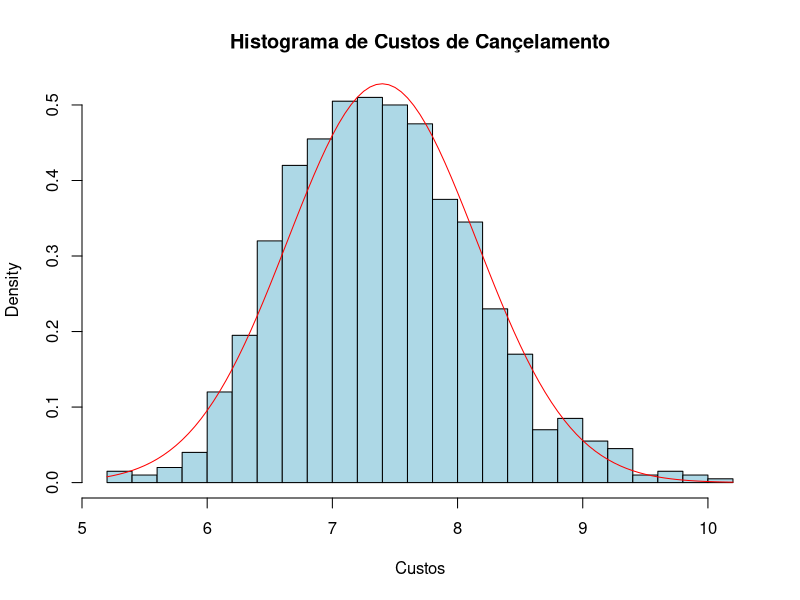
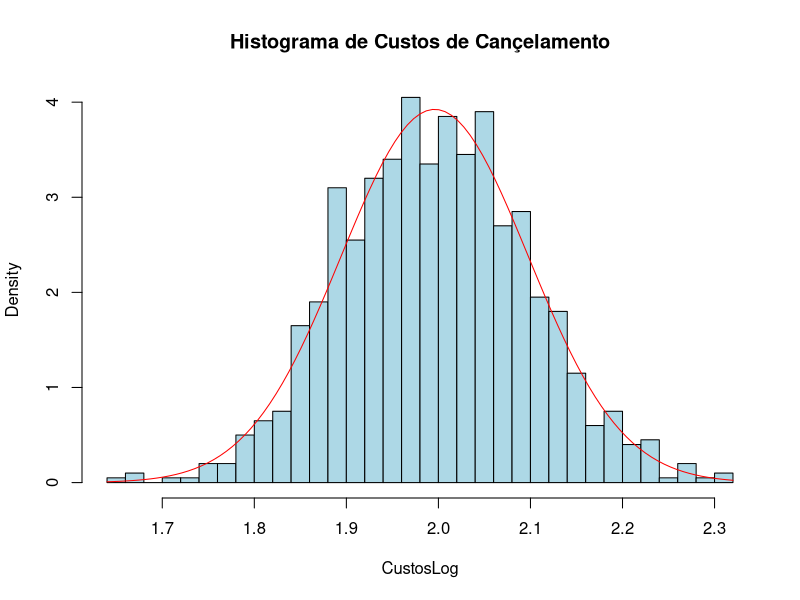
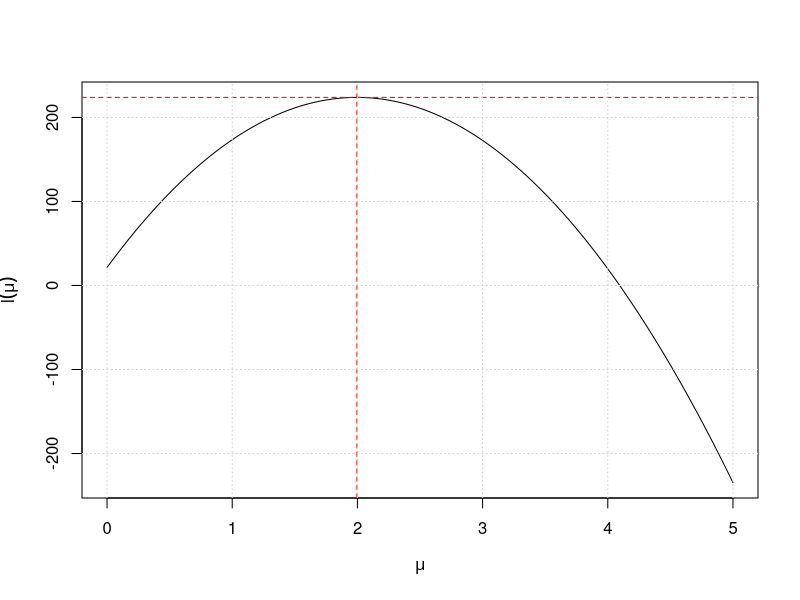

These charts were generated, in order, by the following R code:
## ---- chunk 1
knitr::opts_chunk$set(echo = TRUE)
setwd("C:/Users/Marcel/Dropbox/00-Ciencias-de-Dados/M02_IntApr_Est/Atividades")

# instalação de pacotes 
.packages = c("stevetemplates")# Lista de bibliotecas necessárias
# Instalar (caso ainda não tenha sido instalado)
.inst <- .packages %in% installed.packages()
if(length(.packages[!.inst]) > 0) install.packages(.packages[!.inst],dependencies = TRUE)
# Carregando bibliotecas
lapply(.packages, require, character.only=TRUE)

## ---- chunk 2
dados<-matrix(scan(file="custos.txt"),ncol=2,byrow=T) #Leitura do arquivo
head(dados) #Visualização das primeiras linhas do arquivo lido
dim(dados) #Conferindo a dimensão dos do arquivo
## ---- chunk 3
dados<-as.data.frame(dados) #transformar em dataframe
names(dados)<-c("Custos","CustosLog")

for(i in 1:2){
  hist(dados[,i],
       breaks = 30,
       main="Histograma de Custos de Cançelamento",
       xlab=names(dados)[i],
       right=FALSE,
       prob=TRUE,
       col="light blue")
  curve(dnorm(x,mean(dados[,i]),sd(dados[,i])),add=T, col="red")
}

## ---- chunk 4
rm(x)
n<- length(dados[,2])
x<-data.frame(CustosLog=c(mean(dados[,2]),
                          ((n-1)*var(dados[,2])/n)^.5,
                          (n-1)*var(dados[,2])/n),
              row.names = c("mu","sd","var"))

#tamanho amostral
a <- NULL
b <- NULL

# -logverossimilhança
theta<-c(a,b)
neglogvero<-function(theta){-sum(log(dnorm(dados[,2],theta[1],theta[2])))}

#resultado:
o<-matrix(c(1, 0.5, 1  , 5 ,4 , 2,
            1, 1  , 2 , 1.1 ,2 , 10),6,2)
for (i in 1:length(o[,1])) {
  saida<-nlm(neglogvero,p=o[i,])
#estimativas de maxima verossimilhanca
  x<-cbind(x,Vero=with(saida,c(estimate[1],estimate[2], estimate[2]^2)))
  names(x)[dim(x)[2]]<-paste0("Vero [",o[i,1],",",o[i,2],"]")
}
as.data.frame(t(x))

## ---- chunk 5
#P(X>9)
pnorm(log(9),mean=x[1,2],sd=x[2,2],lower.tail = FALSE)
## ---- chunk 6
y<-dados[,2]
n <- length(y)
a <- NULL
b <- NULL

t1<-sum(y)
t2<-sum(y^2)

logvero<-function(a,b){-n/2*log(2*pi*b)-1/2*b*(t2-2*a*t1+n*a^2)} 
#Definindo o grid para \mu
grade<-seq(0,5,0.01)

#gráfico de \mu x L(\mu) fixando o \sigma
plot(grade,logvero(grade,x[2,2]),
     main="",
     xlab = expression(mu),
     ylab = expression(l(mu)),
     type="l")
abline(v=x[1,2],lty=2,col="red")
abline(h=max(logvero(grade,x[2,2])),lty=2,col="red")
grid()
